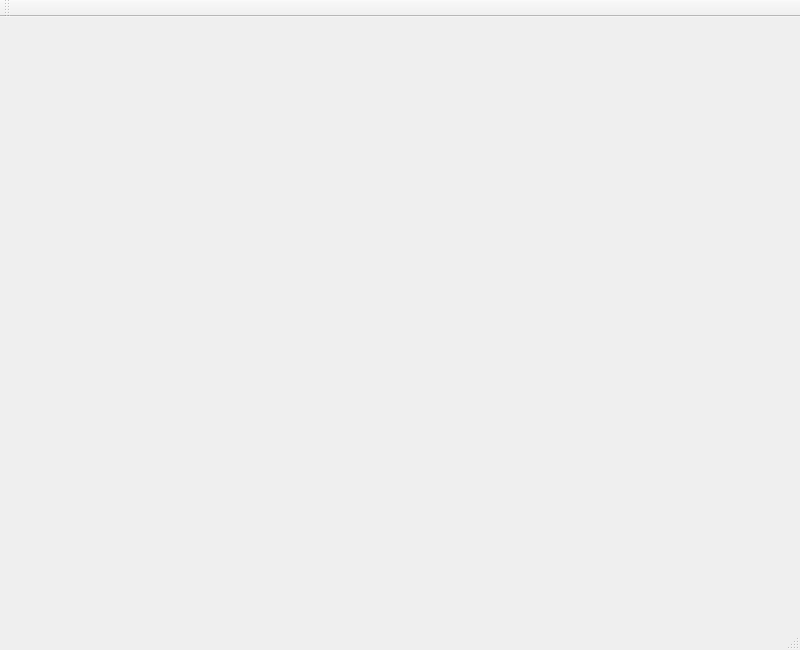
<?xml version="1.0" encoding="UTF-8"?>
<ui version="4.0">
 <class>MainWindow</class>
 <widget class="QMainWindow" name="MainWindow">
  <property name="geometry">
   <rect>
    <x>0</x>
    <y>0</y>
    <width>800</width>
    <height>650</height>
   </rect>
  </property>
  <property name="windowTitle">
   <string>MainWindow</string>
  </property>
  <widget class="QWidget" name="centralWidget">
   <widget class="QWidget" name="gridLayoutWidget">
    <property name="geometry">
     <rect>
      <x>210</x>
      <y>20</y>
      <width>561</width>
      <height>551</height>
     </rect>
    </property>
    <layout class="QGridLayout" name="puzzleGrid"/>
   </widget>
  </widget>
  <widget class="QMenuBar" name="menuBar">
   <property name="geometry">
    <rect>
     <x>0</x>
     <y>0</y>
     <width>800</width>
     <height>17</height>
    </rect>
   </property>
  </widget>
  <widget class="QToolBar" name="mainToolBar">
   <attribute name="toolBarArea">
    <enum>TopToolBarArea</enum>
   </attribute>
   <attribute name="toolBarBreak">
    <bool>false</bool>
   </attribute>
  </widget>
  <widget class="QStatusBar" name="statusBar"/>
 </widget>
 <layoutdefault spacing="6" margin="11"/>
 <resources/>
 <connections/>
</ui>
